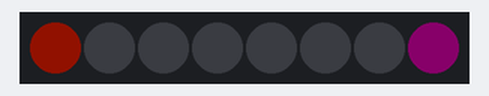
The program below on a simulated Raspberry Pi (BCM pin numbers) with a Blinkt!. On the bench: 8 RGB LEDs in strip order, left to right. Dim RGB values are drawn brighter than linear.

Above: at 0.54 s.
At 1.13 s:
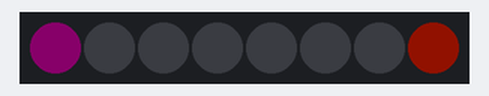
Timing chart, 0 to 40.0 s (numbered marks = the images above):
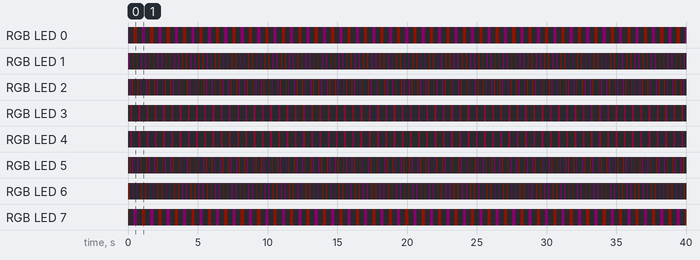

The program:

crosser.py
```python
from blinkt import set_pixel, set_all, set_brightness, show, clear, NUM_PIXELS
import time

pixel_delay = 0.06
pause_delay = 0.1
pixel1_brightness = 0.033
pixel2_brightness = 0.07

#set_brightness(1)

while True:
	for i in range(8):
		clear()

# background color
#		set_all(10, 10, 10, pixel2_brightness)


# color 1/ color 2
		set_pixel(i, 255, 0, 200, pixel1_brightness)
		set_pixel(7 - i, 255, 25, 0, pixel2_brightness)

		show()
		time.sleep(pixel_delay)

#	clear()
#	show()
	time.sleep(pause_delay)

	for i in range(8):
		clear()

# background color
#		set_all(10, 10, 10, pixel2_brightness)

		set_pixel(i, 255, 25, 0, pixel2_brightness)
		set_pixel(7 - i, 255, 0, 200, pixel1_brightness)
		show()
		time.sleep(pixel_delay)

#	clear()
#	show()
	time.sleep(pause_delay)
```

Measured:
- by itself, RGB LED 0: repeats every 1.2 s: off 0.37 s, RGB(17, 2, 0) 0.22 s, off 0.37 s, RGB(9, 0, 7) 0.22 s
- by itself, RGB LED 7: repeats every 1.2 s: off 0.37 s, RGB(9, 0, 7) 0.22 s, off 0.37 s, RGB(17, 2, 0) 0.22 s
- by itself, RGB LED 3: repeats every 1.2 s: RGB(17, 2, 0) 0.06 s, off 0.47 s, RGB(17, 2, 0) 0.06 s, RGB(9, 0, 7) 0.06 s, off 0.47 s, RGB(9, 0, 7) 0.06 s
- by itself, RGB LED 4: repeats every 1.2 s: RGB(9, 0, 7) 0.06 s, off 0.47 s, RGB(9, 0, 7) 0.06 s, RGB(17, 2, 0) 0.06 s, off 0.47 s, RGB(17, 2, 0) 0.06 s
